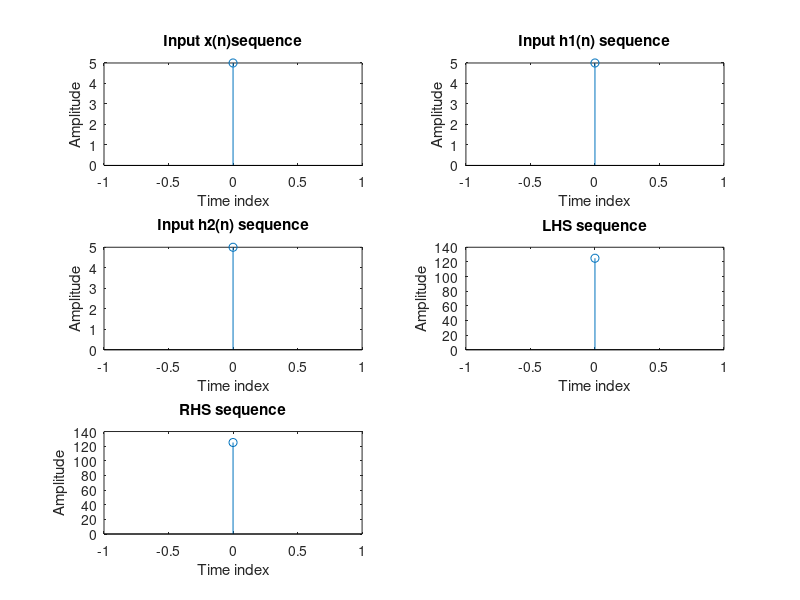

Reproduce this figure in MATLAB.
clc;
clear all;
close all;
xn=input('Enter the x(n) sequence');
h1=input('Enter the h1(n) sequence');
h2=input('Enter the h2(n) sequence');
y1=conv(h1,h2);
LHS=conv(xn,y1);
disp('LHS=');
disp(LHS);
y2=conv(xn,h1);
RHS=conv(y2,h2);
disp('RHS=');
disp(RHS);
L=length(xn);
n=0:1:L-1;
subplot(3,2,1);
stem(n,xn);
xlabel('Time index');
ylabel('Amplitude');
title('Input x(n)sequence');
M=length(h1);
n1=0:1:M-1;
subplot(3,2,2);
stem(n1,h1);
xlabel('Time index');
ylabel('Amplitude');
title('Input h1(n) sequence');
P=length(h2);
n2=0:1:P-1;
subplot(3,2,3);
stem(n2,h2);
xlabel('Time index');
ylabel('Amplitude');
title('Input h2(n) sequence');
Q=length(LHS);
n3=0:1:Q-1;
subplot(3,2,4);
stem(n3,LHS);
xlabel('Time index');
ylabel('Amplitude');
title('LHS sequence');
R=length(RHS);
n4=0:1:R-1;
subplot(3,2,5);
stem(n4,RHS);
xlabel('Time index');
ylabel('Amplitude');
title('RHS sequence');
